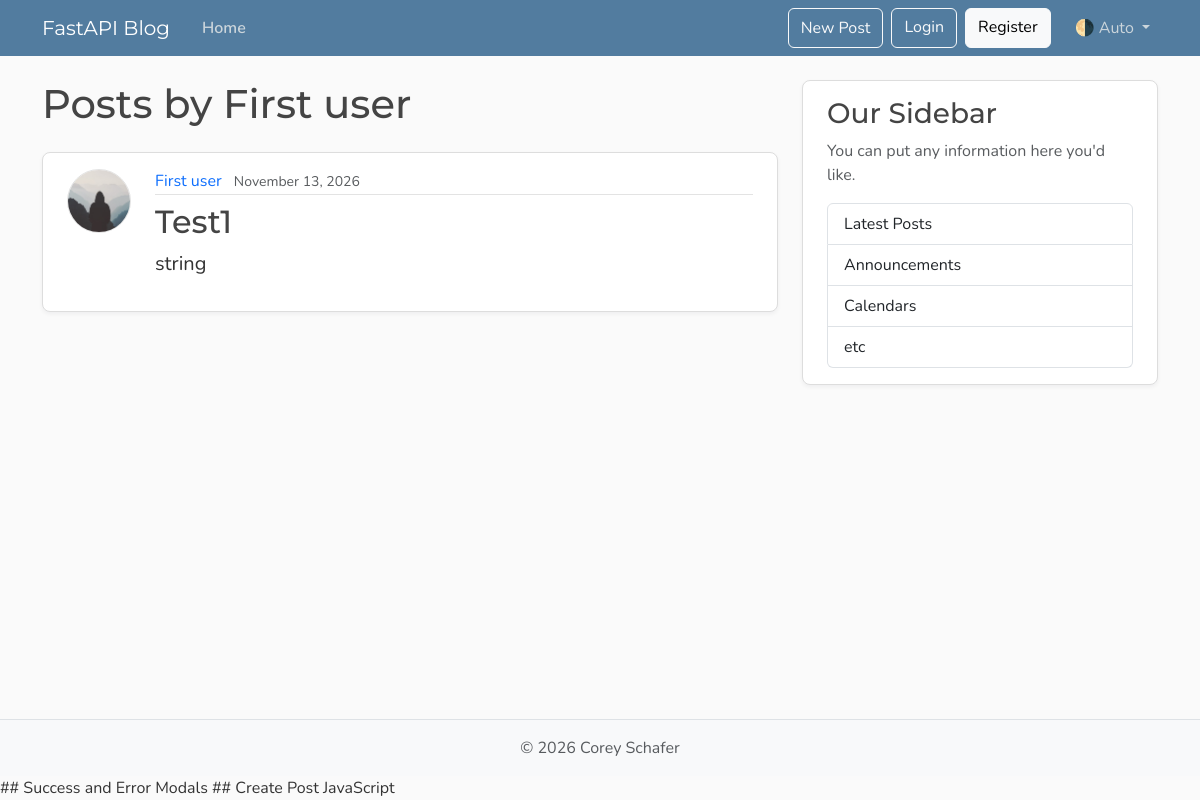
Before: /users/1/posts with the older database file.
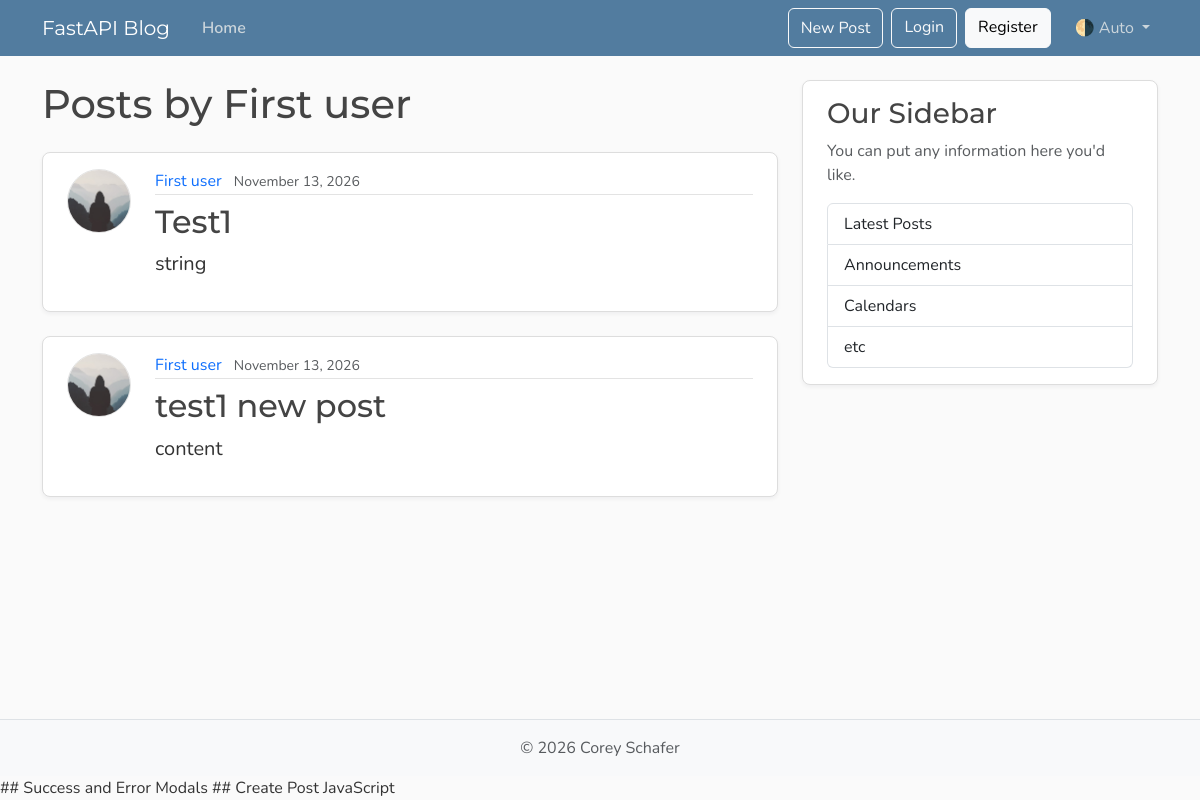
After: the same page with the newer database file.
### models.py (models this page shows, shortened)
class Post(Base):
    __tablename__ = "posts"
    id: Mapped[int] = mapped_column(Integer, primary_key=True, index=True)
    title: Mapped[str] = mapped_column(String(100), nullable=False)
    content: Mapped[str] = mapped_column(Text, nullable=False)
    user_id: Mapped[int] = mapped_column(
        ForeignKey("users.id"),
        nullable=False,
        index=True,
    )
    date_posted: Mapped[datetime] = mapped_column(
        DateTime(timezone=True),
        default=lambda: datetime.now(UTC),
    )
    author: Mapped[User] = relationship(back_populates="posts")

class User(Base):
    __tablename__ = "users"
    id: Mapped[int] = mapped_column(Integer, primary_key=True, index=True)
    username: Mapped[str] = mapped_column(String(50), unique=True, nullable=False)
    email: Mapped[str] = mapped_column(String(120), unique=True, nullable=False)
    image_file: Mapped[str | None] = mapped_column(
        String(200),
        nullable=True,
        default=None,
    )
    posts: Mapped[list[Post]] = relationship(back_populates="author", cascade="all, delete-orphan")

### main.py (the view)
@app.get("/users/{user_id}/posts", include_in_schema=False, name="user_posts")
async def user_posts_page(
    request: Request,
    user_id: int,
    db: Annotated[AsyncSession, Depends(get_db)],
):
    result = await db.execute(select(models.User).where(models.User.id == user_id))
    user = result.scalars().first()
    if not user:
        raise HTTPException(
            status_code=status.HTTP_404_NOT_FOUND,
            detail="User not found",
        )
    result = await db.execute(select(models.Post).options(selectinload(models.Post.author)).where(models.Post.user_id == user_id))
    posts = result.scalars().all()
    return templates.TemplateResponse(
        request,
        "user_posts.html",
        {"posts": posts, "user": user, "title": f"{user.username}'s Posts"},
    )

### templates/user_posts.html
{% extends "layout.html" %}
{% block content %}
  <h1 class="mb-4">Posts by {{ user.username }}</h1>
  {% for post in posts %}
    <article class="content-section py-3 px-4 mb-4">
      <div class="d-flex align-items-start gap-4">
        <img class="rounded-circle article-img flex-shrink-0"
             src="{{ post.author.image_path }}"
             alt="{{ post.author.username }}'s profile picture"
             width="64"
             height="64"
             loading="lazy">
        <div class="flex-grow-1">
          <div class="article-metadata mb-2">
            <a class="me-2"
               href="{{ url_for('user_posts', user_id=post.author.id) }}">{{ post.author.username }}</a>
            <small class="text-body-secondary">{{ post.date_posted.strftime("%B %d, %Y") }}</small>
          </div>
          <h2>
            <a class="article-title"
               href="{{ url_for('post_page', post_id=post.id) }}">{{ post.title }}</a>
          </h2>
          <p class="article-content">{{ post.content }}</p>
        </div>
      </div>
    </article>
  {% else %}
    <p class="text-body-secondary">No posts by this user yet.</p>
  {% endfor %}
{% endblock content %}

Changed rows visible on the page:
added Post: author.username "First user", date_posted "November 13, 2026", title "test1 new post", content "content"
